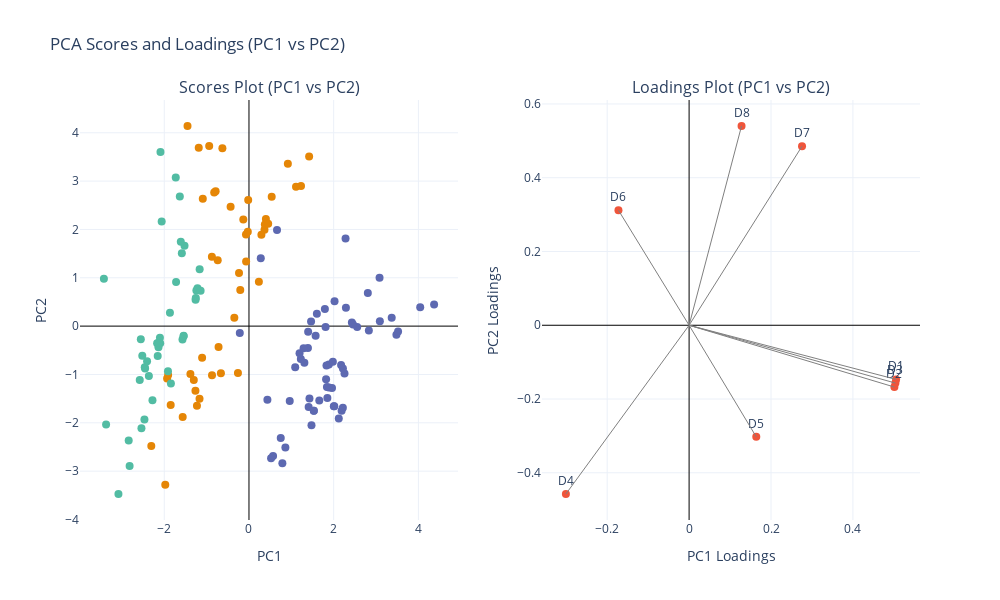

This figure's notebook cell:
### Code cell
# Define color mapping for categorical values (Class 1, 2, 3)
color_map = px.colors.qualitative.Vivid  

# Map each class to a color
unique_classes = scores_withonlyclass['Class'].unique()
color_dict = {category: color_map[i % len(color_map)] for i, category in enumerate(unique_classes)}

# Create subplots with two columns: Scores plot and Loadings plot
fig = make_subplots(rows=1, cols=2, subplot_titles=("Scores Plot (PC1 vs PC2)", "Loadings Plot (PC1 vs PC2)"))

# Plot the scores in the first subplot (PC1 vs PC2)
fig.add_trace(
    go.Scatter(
        x=scores_withonlyclass['PC1'],
        y=scores_withonlyclass['PC2'],
        mode='markers',
        marker=dict(
            size=8,
            color=[color_dict[category] for category in scores_withonlyclass['Class']],  # Map classes to colors
            showscale=False,  # Disable color scale for categorical representation
        ),
        text=scores_withonlyclass.index,  # Display index values on hover
        name='scores',
        showlegend=False  # Hide legend for scores plot
    ),
    row=1, col=1  # Place in the first column
)

# Plot the loadings in the second subplot (PC1 vs PC2)
fig.add_trace(
    go.Scatter(
        x=loadings['PC1'],
        y=loadings['PC2'],
        mode='markers+text',
        text=loadings.index,  # Show descriptor names
        textposition='top center',
        marker=dict(size=8),
        name='loadings',
        showlegend=False  # Hide legend for loadings plot
    ),
    row=1, col=2  # Place in the second column
)

# Add lines from the origin to each point in the loadings plot
for feature in loadings.index:
    fig.add_trace(
        go.Scatter(
            x=[0, loadings.loc[feature, 'PC1']],
            y=[0, loadings.loc[feature, 'PC2']],
            mode='lines',
            line=dict(color='gray', width=1),
            showlegend=False  # Hide legend for the lines
        ),
        row=1, col=2  # Second column
    )

# Customize axes titles
fig.update_xaxes(title_text="PC1", row=1, col=1)
fig.update_yaxes(title_text="PC2", row=1, col=1)

fig.update_xaxes(title_text="PC1 Loadings", row=1, col=2)
fig.update_yaxes(title_text="PC2 Loadings", row=1, col=2)

# Add zero lines to both subplots for better interpretation
fig.update_xaxes(zeroline=True, zerolinewidth=1, zerolinecolor='Black', row=1, col=1)
fig.update_yaxes(zeroline=True, zerolinewidth=1, zerolinecolor='Black', row=1, col=1)

fig.update_xaxes(zeroline=True, zerolinewidth=1, zerolinecolor='Black', row=1, col=2)
fig.update_yaxes(zeroline=True, zerolinewidth=1, zerolinecolor='Black', row=1, col=2)

# Set overall layout properties
fig.update_layout(
    title="PCA Scores and Loadings (PC1 vs PC2)",
    width=1000,  # Adjust the width
    height=600,  # Adjust the height
    template='plotly_white',
    legend_title="Class"
)

# Show the final plot
fig.show()

### Figure 1 — Plotly figure (JSON) as saved in the notebook; plotly's stock layout.template omitted (floating-point values rounded to 4 significant figures; data arrays with more than 128 entries replaced by an {"elided": "..."} marker saying what was removed)
{"data": [{"marker": {"color": {"elided": "145 str values"}, "showscale": false, "size": 8}, "mode": "markers", "name": "scores", "showlegend": false, "text": {"elided": "145 int values"}, "type": "scatter", "x": {"elided": "145 float values"}, "xaxis": "x", "y": {"elided": "145 float values"}, "yaxis": "y"}, {"marker": {"size": 8}, "mode": "markers+text", "name": "loadings", "showlegend": false, "text": ["D1", "D2", "D3", "D4", "D5", "D6", "D7", "D8"], "textposition": "top center", "type": "scatter", "x": [0.5054, 0.5013, 0.5037, -0.3008, 0.164, -0.1725, 0.2757, 0.128], "xaxis": "x2", "y": [-0.1469, -0.1676, -0.1568, -0.4576, -0.3027, 0.3118, 0.4854, 0.5403], "yaxis": "y2"}, {"line": {"color": "gray", "width": 1}, "mode": "lines", "showlegend": false, "type": "scatter", "x": [0, 0.5054], "xaxis": "x2", "y": [0, -0.1469], "yaxis": "y2"}, {"line": {"color": "gray", "width": 1}, "mode": "lines", "showlegend": false, "type": "scatter", "x": [0, 0.5013], "xaxis": "x2", "y": [0, -0.1676], "yaxis": "y2"}, {"line": {"color": "gray", "width": 1}, "mode": "lines", "showlegend": false, "type": "scatter", "x": [0, 0.5037], "xaxis": "x2", "y": [0, -0.1568], "yaxis": "y2"}, {"line": {"color": "gray", "width": 1}, "mode": "lines", "showlegend": false, "type": "scatter", "x": [0, -0.3008], "xaxis": "x2", "y": [0, -0.4576], "yaxis": "y2"}, {"line": {"color": "gray", "width": 1}, "mode": "lines", "showlegend": false, "type": "scatter", "x": [0, 0.164], "xaxis": "x2", "y": [0, -0.3027], "yaxis": "y2"}, {"line": {"color": "gray", "width": 1}, "mode": "lines", "showlegend": false, "type": "scatter", "x": [0, -0.1725], "xaxis": "x2", "y": [0, 0.3118], "yaxis": "y2"}, {"line": {"color": "gray", "width": 1}, "mode": "lines", "showlegend": false, "type": "scatter", "x": [0, 0.2757], "xaxis": "x2", "y": [0, 0.4854], "yaxis": "y2"}, {"line": {"color": "gray", "width": 1}, "mode": "lines", "showlegend": false, "type": "scatter", "x": [0, 0.128], "xaxis": "x2", "y": [0, 0.5403], "yaxis": "y2"}], "layout": {"annotations": [{"font": {"size": 16}, "showarrow": false, "text": "Scores Plot (PC1 vs PC2)", "x": 0.225, "xanchor": "center", "xref": "paper", "y": 1, "yanchor": "bottom", "yref": "paper"}, {"font": {"size": 16}, "showarrow": false, "text": "Loadings Plot (PC1 vs PC2)", "x": 0.775, "xanchor": "center", "xref": "paper", "y": 1, "yanchor": "bottom", "yref": "paper"}], "height": 600, "legend": {"title": {"text": "Class"}}, "title": {"text": "PCA Scores and Loadings (PC1 vs PC2)"}, "width": 1000, "xaxis": {"anchor": "y", "autorange": true, "domain": [0, 0.45], "range": [-3.989, 4.935], "title": {"text": "PC1"}, "type": "linear", "zeroline": true, "zerolinecolor": "Black", "zerolinewidth": 1}, "xaxis2": {"anchor": "y2", "autorange": true, "domain": [0.55, 1], "range": [-0.3591, 0.5638], "title": {"text": "PC1 Loadings"}, "type": "linear", "zeroline": true, "zerolinecolor": "Black", "zerolinewidth": 1}, "yaxis": {"anchor": "x", "autorange": true, "domain": [0, 1], "range": [-4.011, 4.678], "title": {"text": "PC2"}, "type": "linear", "zeroline": true, "zerolinecolor": "Black", "zerolinewidth": 1}, "yaxis2": {"anchor": "x2", "autorange": true, "domain": [0, 1], "range": [-0.5281, 0.6108], "title": {"text": "PC2 Loadings"}, "type": "linear", "zeroline": true, "zerolinecolor": "Black", "zerolinewidth": 1}}}
